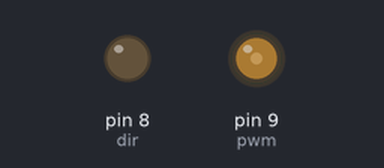
This sketch was run on a simulated Arduino Uno, built with avr-gcc and run on an emulated ATmega328P. Parts: output pins drawn as LEDs (lit = HIGH).

Above: at 0.1 s.
Timing chart, 0 to 1.6 s (numbered marks = the images above):
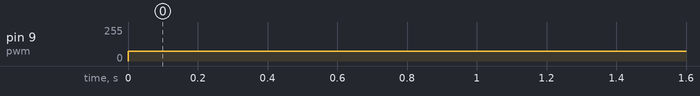

The sketch:

test1.ino
```cpp
int dir = 8;
int pwm = 9;

const int speed = 1000;
void setup() {
  // put your setup code here, to run once:
  pinMode(dir,OUTPUT);
  pinMode(pwm,OUTPUT);
}

void loop() {
  // put your main code here, to run repeatedly:

  int pwmSpeed = map(speed,0,3500,0,255);
  digitalWrite(dir,LOW);
  analogWrite(pwm,pwmSpeed);
}
```

Measured:
- by itself, pin 9 (pwm): 0/255 → 72/255 at 0.00 s
